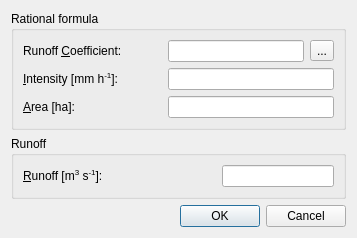
<?xml version="1.0" encoding="UTF-8"?>
<ui version="4.0">
 <class>RationalMethod</class>
 <widget class="QDialog" name="RationalMethod">
  <property name="geometry">
   <rect>
    <x>0</x>
    <y>0</y>
    <width>357</width>
    <height>230</height>
   </rect>
  </property>
  <property name="windowTitle">
   <string>Rational Formula</string>
  </property>
  <layout class="QVBoxLayout" name="verticalLayout_3">
   <item>
    <widget class="QGroupBox" name="groupBox_2">
     <property name="title">
      <string>Rational formula</string>
     </property>
     <layout class="QVBoxLayout" name="verticalLayout_2">
      <item>
       <layout class="QFormLayout" name="formLayout_2">
        <item row="0" column="0">
         <widget class="QLabel" name="labelRunoffCoefficient">
          <property name="text">
           <string>Runoff &amp;Coefficient:</string>
          </property>
          <property name="buddy">
           <cstring>runoffCoefficient</cstring>
          </property>
         </widget>
        </item>
        <item row="0" column="1">
         <layout class="QHBoxLayout" name="horizontalLayout_4">
          <item>
           <spacer name="horizontalSpacer">
            <property name="orientation">
             <enum>Qt::Horizontal</enum>
            </property>
            <property name="sizeType">
             <enum>QSizePolicy::Fixed</enum>
            </property>
            <property name="sizeHint" stdset="0">
             <size>
              <width>40</width>
              <height>20</height>
             </size>
            </property>
           </spacer>
          </item>
          <item>
           <layout class="QHBoxLayout" name="horizontalLayout_3">
            <item>
             <widget class="QLineEdit" name="runoffCoefficient">
              <property name="alignment">
               <set>Qt::AlignRight|Qt::AlignTrailing|Qt::AlignVCenter</set>
              </property>
             </widget>
            </item>
            <item>
             <widget class="QToolButton" name="getCoefficientButton">
              <property name="text">
               <string>...</string>
              </property>
             </widget>
            </item>
           </layout>
          </item>
         </layout>
        </item>
        <item row="1" column="0">
         <widget class="QLabel" name="labelRainFallIntensity">
          <property name="text">
           <string>&lt;html&gt;&lt;head/&gt;&lt;body&gt;&lt;p&gt;&amp;amp;Intensity [mm h&lt;span style=&quot; vertical-align:super;&quot;&gt;-1&lt;/span&gt;]:&lt;/p&gt;&lt;/body&gt;&lt;/html&gt;</string>
          </property>
          <property name="buddy">
           <cstring>rainfallIntensity</cstring>
          </property>
         </widget>
        </item>
        <item row="1" column="1">
         <layout class="QHBoxLayout" name="horizontalLayout_2">
          <item>
           <spacer name="horizontalSpacer_2">
            <property name="orientation">
             <enum>Qt::Horizontal</enum>
            </property>
            <property name="sizeType">
             <enum>QSizePolicy::Minimum</enum>
            </property>
            <property name="sizeHint" stdset="0">
             <size>
              <width>40</width>
              <height>20</height>
             </size>
            </property>
           </spacer>
          </item>
          <item>
           <widget class="QLineEdit" name="rainfallIntensity">
            <property name="alignment">
             <set>Qt::AlignRight|Qt::AlignTrailing|Qt::AlignVCenter</set>
            </property>
           </widget>
          </item>
         </layout>
        </item>
        <item row="2" column="0">
         <widget class="QLabel" name="labelArea">
          <property name="text">
           <string>&amp;Area [ha]:</string>
          </property>
          <property name="buddy">
           <cstring>watershedArea</cstring>
          </property>
         </widget>
        </item>
        <item row="2" column="1">
         <layout class="QHBoxLayout" name="horizontalLayout">
          <item>
           <spacer name="horizontalSpacer_3">
            <property name="orientation">
             <enum>Qt::Horizontal</enum>
            </property>
            <property name="sizeType">
             <enum>QSizePolicy::Minimum</enum>
            </property>
            <property name="sizeHint" stdset="0">
             <size>
              <width>40</width>
              <height>20</height>
             </size>
            </property>
           </spacer>
          </item>
          <item>
           <widget class="QLineEdit" name="watershedArea">
            <property name="alignment">
             <set>Qt::AlignRight|Qt::AlignTrailing|Qt::AlignVCenter</set>
            </property>
           </widget>
          </item>
         </layout>
        </item>
       </layout>
      </item>
     </layout>
    </widget>
   </item>
   <item>
    <widget class="QGroupBox" name="groupBox_4">
     <property name="title">
      <string>Runoff</string>
     </property>
     <layout class="QHBoxLayout" name="horizontalLayout_5">
      <item>
       <layout class="QFormLayout" name="formLayout">
        <item row="0" column="0">
         <widget class="QLabel" name="labelRunoff">
          <property name="text">
           <string>&lt;html&gt;&lt;head/&gt;&lt;body&gt;&lt;p&gt;&amp;amp;Runoff [m&lt;span style=&quot; vertical-align:super;&quot;&gt;3&lt;/span&gt; s&lt;span style=&quot; vertical-align:super;&quot;&gt;-1&lt;/span&gt;]:&lt;/p&gt;&lt;/body&gt;&lt;/html&gt;</string>
          </property>
          <property name="buddy">
           <cstring>runoff</cstring>
          </property>
         </widget>
        </item>
        <item row="0" column="1">
         <layout class="QHBoxLayout" name="horizontalLayout_8">
          <item>
           <spacer name="horizontalSpacer_8">
            <property name="orientation">
             <enum>Qt::Horizontal</enum>
            </property>
            <property name="sizeHint" stdset="0">
             <size>
              <width>40</width>
              <height>20</height>
             </size>
            </property>
           </spacer>
          </item>
          <item>
           <widget class="QLineEdit" name="runoff">
            <property name="alignment">
             <set>Qt::AlignRight|Qt::AlignTrailing|Qt::AlignVCenter</set>
            </property>
           </widget>
          </item>
         </layout>
        </item>
       </layout>
      </item>
     </layout>
    </widget>
   </item>
   <item>
    <widget class="QDialogButtonBox" name="buttonBox">
     <property name="orientation">
      <enum>Qt::Horizontal</enum>
     </property>
     <property name="standardButtons">
      <set>QDialogButtonBox::Cancel|QDialogButtonBox::Ok</set>
     </property>
    </widget>
   </item>
  </layout>
 </widget>
 <resources/>
 <connections>
  <connection>
   <sender>buttonBox</sender>
   <signal>accepted()</signal>
   <receiver>RationalMethod</receiver>
   <slot>accept()</slot>
   <hints>
    <hint type="sourcelabel">
     <x>222</x>
     <y>385</y>
    </hint>
    <hint type="destinationlabel">
     <x>157</x>
     <y>274</y>
    </hint>
   </hints>
  </connection>
  <connection>
   <sender>buttonBox</sender>
   <signal>rejected()</signal>
   <receiver>RationalMethod</receiver>
   <slot>reject()</slot>
   <hints>
    <hint type="sourcelabel">
     <x>290</x>
     <y>391</y>
    </hint>
    <hint type="destinationlabel">
     <x>286</x>
     <y>274</y>
    </hint>
   </hints>
  </connection>
 </connections>
</ui>
